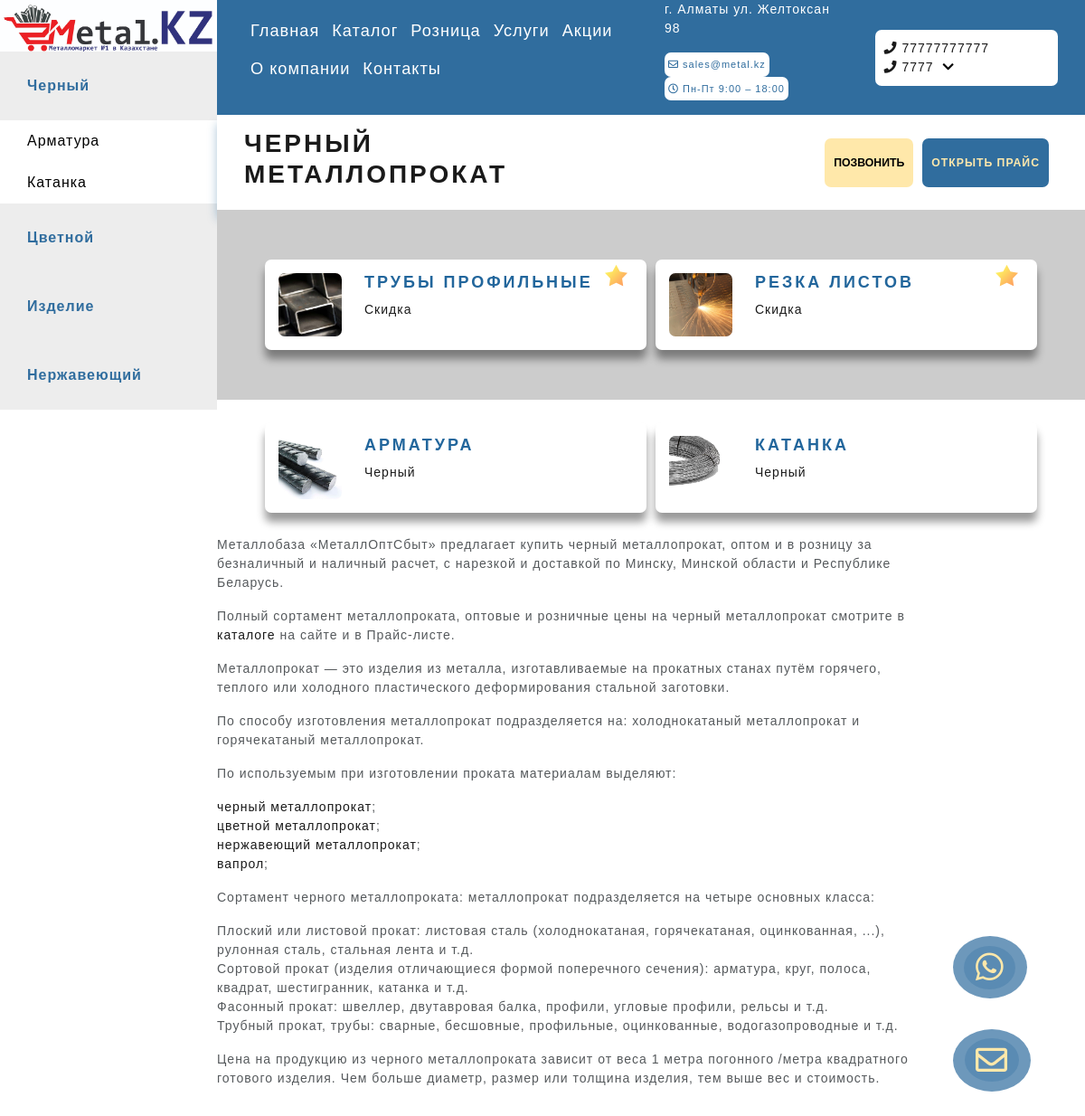
/chernyj, run on the app's committed database.
### main/models.py (models this page shows, shortened)
class Settings(models.Model):
    company_name = models.CharField(verbose_name = 'Название компании', max_length=200)
    company_title = models.CharField(verbose_name = 'Краткое описание компании', max_length=200, null=True, blank=True)
    company_title_kz = models.CharField(verbose_name = 'Краткое описание компании каз', max_length=200, null=True, blank=True)
    company_logo = models.ImageField(upload_to = 'static/', verbose_name = 'Logo компании', null = True)
    time_create = models.DateTimeField(auto_now_add=True, verbose_name = 'Время создания')
    time_update = models.DateTimeField(auto_now=True, verbose_name = 'Время изменения')
    is_published = models.BooleanField(default=True, verbose_name = 'Опубликованный')
    phone = models.CharField(verbose_name = 'Номер телефона', max_length=200, null=True)
    phone_1 = models.CharField(verbose_name = 'Номер телефона', max_length=200, null=True, blank=True)
    phone_2 = models.CharField(verbose_name = 'Номер телефона', max_length=200, null=True, blank=True)
    phone_3 = models.CharField(verbose_name = 'Номер телефона', max_length=200, null=True, blank=True)
    address = models.CharField(verbose_name = 'Адрес компании', max_length=2000)
    e_address = models.EmailField(verbose_name = 'Email адрес компании', max_length=500)
    work_time = models.CharField(verbose_name = 'График работы', max_length=200)
    instagram = models.CharField(verbose_name = 'Ссылка на Instagram', max_length=200, null=True, blank=True)
    telegram = models.CharField(verbose_name = 'Ссылка на Telegram', max_length=200, null=True, blank=True)
    class Meta:
        verbose_name = ("настройку")
        verbose_name_plural = ("Настройки")

class SubMenu(models.Model):
    title = models.CharField(verbose_name = 'Заголовок страницы', max_length=200, null = True)
    title_kaz = models.CharField(verbose_name = 'Заголовок страницы каз', max_length=200, null = True)
    name = models.CharField(verbose_name = 'Название меню', max_length=200)
    name_kz = models.CharField(verbose_name = 'Название меню каз', max_length=200, blank=True)
    name_description = models.CharField(verbose_name = 'Подтекст', max_length=200, null = True, blank=True)
    name_description_kz = models.CharField(verbose_name = 'Подтекст каз', max_length=200, null = True, blank=True)
    time_create = models.DateTimeField(auto_now_add=True, verbose_name = 'Время создания')
    time_update = models.DateTimeField(auto_now=True, verbose_name = 'Время изменения')
    is_published = models.BooleanField(default=True, verbose_name = 'Опубликованный')
    slug = models.SlugField(max_length=255, unique=True, db_index = True, verbose_name="URL")
    image = models.ImageField(upload_to = 'static/%Y/%m/%d/', verbose_name = 'Изображение категории', null = True, blank=True)
    main_menu = models.ForeignKey(MainMenu, on_delete = models.CASCADE)
    page_html = models.TextField(verbose_name = 'Изменения страницы', blank=True)
    page_html_kz = models.TextField(verbose_name = 'Изменения страницы каз', blank=True)
    text = models.TextField(verbose_name = 'Описание', null = True, blank=True)
    text_kz = models.TextField(verbose_name = 'Описание каз', null = True, blank=True)
    meta_description = models.TextField(verbose_name = 'Meta Description SEO', null = True, blank=True)
    meta_description_kaz = models.TextField(verbose_name = 'Meta Description SEO kaz', null = True, blank=True)
    def __str__(self):
        return self.name
    class Meta:
        verbose_name = ("меню категорий")
        verbose_name_plural = ("Меню категорий")

class SubCategoryMenu(models.Model):
    title = models.CharField(verbose_name = 'Заголовок страницы', max_length=200, null = True)
    title_kaz = models.CharField(verbose_name = 'Заголовок страницы каз', max_length=200, null = True)
    name = models.CharField(verbose_name = 'Название меню', max_length=200)
    name_kz = models.CharField(verbose_name = 'Название меню каз', max_length=200, blank=True)
    name_description = models.CharField(verbose_name = 'Подтекст', max_length=200, null = True, blank=True)
    name_description_kz = models.CharField(verbose_name = 'Подтекст каз', max_length=200, null = True, blank=True)
    time_create = models.DateTimeField(auto_now_add=True, verbose_name = 'Время создания')
    time_update = models.DateTimeField(auto_now=True, verbose_name = 'Время изменения')
    is_published = models.BooleanField(default=True, verbose_name = 'Опубликованный')
    image = models.ImageField(upload_to = 'static/%Y/%m/%d/', verbose_name = 'Изображение категории', null = True, blank=True)
    slug = models.SlugField(max_length=255, unique=True, db_index = True, verbose_name="URL")
    main_menu = models.ForeignKey(SubMenu, on_delete = models.CASCADE)
    page_html = models.TextField(verbose_name = 'Изменения страницы', blank=True)
    page_html_kz = models.TextField(verbose_name = 'Изменения страницы каз', blank=True)
    text = models.TextField(verbose_name = 'Описание', null = True, blank=True)
    text_kz = models.TextField(verbose_name = 'Описание каз', null = True, blank=True)
    meta_description = models.TextField(verbose_name = 'Meta Description SEO', null = True, blank=True)
    meta_description_kaz = models.TextField(verbose_name = 'Meta Description SEO kaz', null = True, blank=True)
    class Meta:
        verbose_name = ("меню подкатегорий")
        verbose_name_plural = ("Меню подкатегорий")

class MainMenu(models.Model):
    title = models.CharField(verbose_name = 'Заголовок страницы', max_length=200, null = True)
    title_kaz = models.CharField(verbose_name = 'Заголовок страницы каз', max_length=200, null = True)
    name = models.CharField(verbose_name = 'Название меню', max_length=200)
    name_kz = models.CharField(verbose_name = 'Название меню каз', max_length=200, null = True, blank=True)
    name_description = models.CharField(verbose_name = 'Подтекст', max_length=200, null = True, blank=True)
    name_description_kz = models.CharField(verbose_name = 'Подтекст каз', max_length=200, null = True, blank=True)
    time_create = models.DateTimeField(auto_now_add=True, verbose_name = 'Время создания')
    time_update = models.DateTimeField(auto_now=True, verbose_name = 'Время изменения')
    is_published = models.BooleanField(default=True, verbose_name = 'Опубликованный')
    slug = models.SlugField(max_length=255, unique=True, db_index = True, verbose_name="URL")
    page_html = models.TextField(verbose_name = 'Изменения страницы', blank=True)
    page_html_kz =models.TextField(verbose_name = 'Изменения страницы каз', blank=True)
    text = models.TextField(verbose_name = 'Описание', null = True, blank=True)
    text_kz = models.TextField(verbose_name = 'Описание каз', null = True, blank=True)
    meta_description = models.TextField(verbose_name = 'Meta Description SEO', null = True, blank=True)
    meta_description_kaz = models.TextField(verbose_name = 'Meta Description SEO kaz', null = True, blank=True)
    class Meta:
        verbose_name = ("главное меню")
        verbose_name_plural = ("Главное меню")

### main/views.py (the view)
# urls.py: path('<page>', views.page),
def page(request, page):
    main_menu = MainMenu.objects.all()
    sub_menu = SubMenu.objects.all()
    sub_menu_katalog = SubMenu.objects.filter(main_menu=2)
    sub_menu_promo = SubMenu.objects.filter(main_menu=5)
    sub_category_menu = SubCategoryMenu.objects.all()
    products = Products.objects.all()
    settings = Settings.objects.all()
    return render(request, 'index.html', {'url': page, 'main_menu': main_menu, 'sub_menu': sub_menu, 'sub_category_menu': sub_category_menu, 'products': products, 'settings': settings, 'sub_menu_katalog': sub_menu_katalog, 'sub_menu_promo': sub_menu_promo})

### main/templates/index.html (shortened to what this page needs)
{% extends 'template.html' %}
{% block logo %}
    {% for item in settings %}
        {% if item.is_published %}
            <a href="/"><img src="{{ item.company_logo.url }}" alt=""></a>
        {% endif %}
    {% endfor %}
{% endblock %}
{% block leftbarmenu %}
    <ul>
        {% for item in sub_menu_katalog %}
        <li class="left-main-nav"><a href="{{ item.slug }}">{{ item.name }}</a></li>
            {% for i in sub_category_menu %}
                {% if item.name|lower == i.main_menu|lower %}
                    <li><a href="{{ i.slug }}">{{ i.name }}</a></li>
                {% endif %}
            {% endfor %}
        {% endfor %}
    </ul>
{% endblock %}
{% block headmenu %}
    {% for item in main_menu %}
        {% if item.slug == 'glavnaya' %}
            <li><a href="/">{{ item.name }}</a></li>
        {% else %}
            <li><a href="{{ item.slug }}">{{ item.name }}</a></li>
        {% endif %}
    {% endfor %}
{% endblock %}
{% block address %}
{% for item in settings %}
    {% if item.is_published %}
        {{ item.address }}
    {% endif %}
{% endfor %}
{% endblock %}
{% block email %}
    {% for item in settings %}
        {% if item.is_published %}
            <a href="mailto:{{ item.e_address }}"><i class="far fa-envelope"></i> {{ item.e_address }}</a>
        {% endif %}
    {% endfor %}
{% endblock %}
{% block work_time %}
    {% for item in settings %}
        {{ item.work_time }}
    {% endfor %}
{% endblock %}
{% block phones %}
{% for item in settings %}
    <a href="tel:{{ item.phone }}"><i class="fas fa-phone"></i> {{ item.phone }}</a>
    <a href="tel:{{ item.phone_1 }}"><i class="fas fa-phone"></i> {{ item.phone_1 }}</a>
{% endfor %}
{% endblock %}
{% block companyname %}
{% for item in sub_menu %}
    {% if url == item.slug %}
        {{item.name_description|safe}}
    {% endif %}
{% endfor %}
{% endblock %}
{% block promocategory %}
<div class="promo">
    <div class="flex flex-wrap flex-between main-content-container">
{% for item in sub_menu_promo %}
            <a href="{{ item.slug }}" class="main-content-category">
                <img src="media/static/star_rIR2dQD.png" class="main-content-category-star" alt="">
                <img src="media/{{ item.image }}" class="main-content-category-image" alt="">
                <div>
                    <h3>{{ item.name }}</h3>
                    <p>Скидка</p>
                </div>
            </a>
{% endfor %}
    </div>
</div>
{% endblock %}
{% block category %}
<div class="flex flex-wrap flex-between main-content-container">
    {% for item in sub_category_menu %}
        <a href="{{ item.slug }}" class="main-content-category">
            <img src="media/{{ item.image }}" class="main-content-category-image" alt="">
            <div>
                <h3>{{ item.name }}</h3>
                <p>{{ item.main_menu }}</p>
            </div>
        </a>
    {% endfor %}
</div>
{% endblock %}
{% block htmlblock %}
{% for item in sub_menu %}
    {% if url == item.slug %}
        {{item.page_html|safe}}
    {% endif %}
{% endfor %}
{% endblock %}
{% block absoluteSocial %}
<a href="https://wa.me/77711714427" class="animate1"><i class="fab fa-whatsapp"></i></a>
{% endblock %}

### main/static/css/App.css (style rules this page uses)
body { font: -apple-system,BlinkMacSystemFont,'Segoe UI','Segoe WP',Roboto,Ubuntu,Oxygen,Cantarell,'Fira Sans','Helvetica Neue',Helvetica,'Lucida Grande','Droid Sans',Tahoma,'Microsoft Sans Serif',sans-serif; }
ul, li { padding: 0; margin: 0; list-style: none; }
.flex { display: flex; }
.flex-between { justify-content: space-between; }
.left-navbar .navigation li.left-main-nav a { font-weight: 900; padding: 30px; color: #306d9e; background-color: #ededed; }
.left-navbar .navigation li a { display: flex; align-items: center; position: relative; box-sizing: border-box; background-color: #ffffff; padding: 15px 30px; color: #010101; font-size: 16px; font-weight: 500; line-height: 16px; text-decoration: none; transition: all .4s ease-out; }
.content { max-width: 80%; width: 100%; }
.content header .content-navigation li a { color: #fff; transition: all .4s ease-out; text-decoration: none; }
.content-navigation ul li { padding: 7px; }
.content-navigation li a { font-size: 1.3em; }
.address ul li a { color: #306d9e; }
.phones a { margin-right: 10px; }
.main-content-container { width: 90%; margin: 20px auto; }
.main-content .promo { background-color: #ccc; padding: 30px 0; }
.main-content-category { position: relative; background-color: #fff; width: calc(50% - 10px); display: flex; padding: 15px; margin: 5px; border-radius: 7px; transition: all .4s ease; box-shadow: 0 10px 10px rgba(0, 0, 0, .4); }
.main-content-category h3 { font-size: 18px; color: #22669c; }
.main-content-category-image { max-width: 70px; border-radius: 7px; margin-right: 25px; }
.main-content-category-star { position: absolute; right: 5%; top: 5%; max-width: 25px; }
.absoluteSocial a { font-size: 2.5em; position: relative; padding: 15px 25px; margin-bottom: 50px; color: #ffe8aa; border-radius: 100%; z-index: 99; }
.absoluteSocial i { color: #ffe8aa; }
.animate1::after, .animate2::after { content: ''; width: 70%; height: 70%; left: 0; top: 0; right: 0; bottom: 0; opacity: .3; position: absolute; margin: auto; border-radius: 100%; background-color: rgb(48, 109, 158); z-index: -1; animation: 1s infinite linear playButt; -webkit-animation: 1s infinite linear webkit-playButton; }
.animate1::before, .animate2::before { content: ''; width: 100%; height: 100%; left: 0; top: 0; opacity: .7; position: absolute; margin: auto; border-radius: 100%; background-color: rgb(48, 109, 158); z-index: -1; animation: 1s infinite linear playButt; -webkit-animation: 1s infinite linear webkit-playButton; }

### data on the page
Settings: company_logo (picture), address "г. Алматы ул. Желтоксан 98", e_address "sales@metal.kz", work_time "Пн-Пт 9:00 – 18:00", phone "77777777777", phone_1 "7777"
SubMenu: name "Черный", name_description "ЧЕРНЫЙ МЕТАЛЛОПРОКАТ", page_html "Металлобаза «МеталлОптСбыт» предлагает купить черный металлопрокат, оптом и в розницу за безналичный и наличный расчет, с нарезкой и доставкой по Минску, Минской области и Республике Беларусь. Полный сортамент металлопроката, оптовые и розничные цены на черный металлопрокат смотрите в каталоге на сайте и в Прайс-листе. Металлопрокат — это изделия из металла, изготавливаемые на прокатных станах путём горячего, теплого или холодного пластического деформирования стальной заготовки. По способу изготовления металлопрокат подразделяется на: холоднокатаный металлопрокат и горячекатаный металлопрокат. По используемым при изготовлении проката материалам выделяют: черный металлопрокат ; цветной…"
SubCategoryMenu: name "Арматура", image (picture), name "АРМАТУРА", main_menu "Черный"
SubCategoryMenu: name "Катанка", image (picture), name "КАТАНКА", main_menu "Черный"
SubMenu: name "Цветной"
SubMenu: name "Изделие"
SubMenu: name "Нержавеющий"
MainMenu: name "Главная"
MainMenu: name "Каталог"
MainMenu: name "Розница"
MainMenu: name "Услуги"
MainMenu: name "Акции"
MainMenu: name "О компании"
MainMenu: name "Контакты"
SubMenu: image (picture), name "ТРУБЫ ПРОФИЛЬНЫЕ"
SubMenu: image (picture), name "РЕЗКА ЛИСТОВ"
